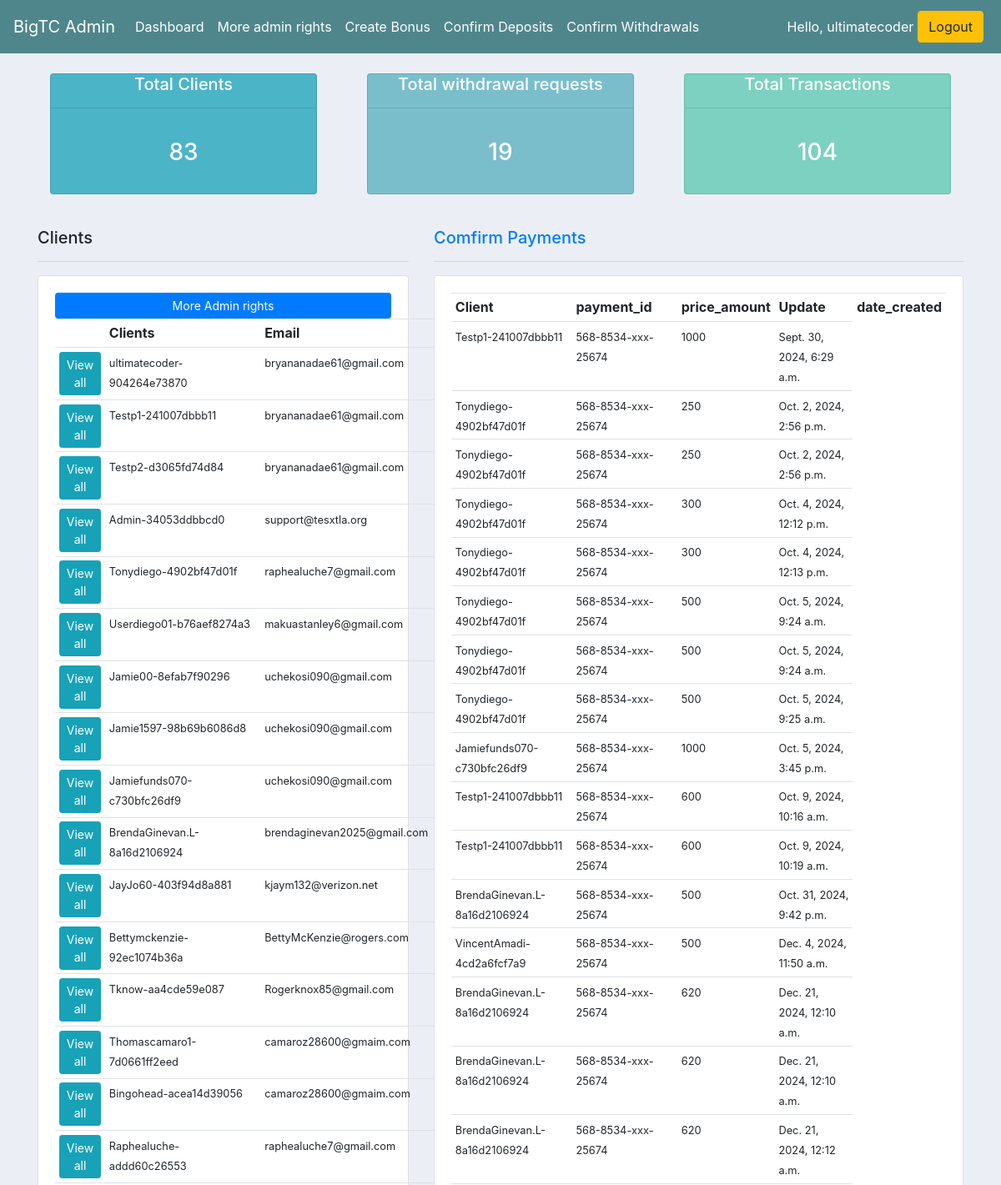
Page /admindashboard/ (signed in, upper part) on the committed database.
### astralprojapp/models.py (models this page shows, shortened)
class Client(models.Model):
	user= models.OneToOneField(User, on_delete= models.CASCADE)
	bio= models.TextField(blank= True)
	first_name= models.CharField(max_length=64, default='update your account', null=True, blank=True)
	middle_name= models.CharField(max_length=64, default='update your account', null=True, blank=True)
	last_name= models.CharField(max_length=64, default='update your account', null=True, blank=True)
	country= models.CharField(max_length=64, default='update your account', null=True, blank=True)
	email_address= models.CharField(max_length=64, default='update your account', null=True, blank=True)
	code= models.CharField(max_length=12, blank=True)
	recommended_by= models.ForeignKey(User, on_delete=models.CASCADE, blank=True, null=True, related_name='ref_by')
	updated= models.DateTimeField(auto_now= True)
	created= models.DateTimeField(auto_now_add= True)
	deposit= models.FloatField(default=0, null=True)
	balance= models.FloatField(default=0,null=True)
	withdrawal= models.FloatField(default=0,null=True)
	profit= models.FloatField(default=0,null=True)
	roi= models.FloatField(default=0.015, null=True)
	investment_plan_name= models.CharField(default='Not Found', max_length=20, null=True, blank=True)
	contract_duration= models.FloatField(default=180, null=True, blank=True)
	running_days= models.IntegerField(default=0, null=True)
	phone= models.CharField(max_length=64, default='update your account', null=True, blank=True)
	residential_address= models.CharField(max_length=64, default='update your account', null=True, blank=True)
	badge= models.CharField(max_length=20, choices=[
		('Beginner', 'Beginner'),
		('New Investor', 'New Investor'),
		('Active Investor', 'Active Investor'),
		('Top Investor', 'Top Investor'),
		], default='Beginner')
	profile_pic= models.ImageField(null=True, blank=True)
	def __str__(self):
		return f'{self.user.username}-{self.code}'

class Payment_id(models.Model):
	client= models.ForeignKey(Client, null=True, blank=True, on_delete=models.SET_NULL)
	payment_id= models.CharField(max_length=200, null=True)
	price_amount= models.CharField(max_length=200, null=True)
	investment_plan= models.FloatField(default=0.0052, null=True)
	investment_plan_name= models.CharField(default='MISSED-INFO', max_length=20, null=True, blank=True)
	contract_duration= models.FloatField(default=180, null=True, blank=True)
	date_created= models.DateTimeField(auto_now_add=True, null=True)

### astralprojapp/views.py (the view)
# urls.py: path('admindashboard/', views.admindashboard, name="admindashboard"),
@login_required(login_url='signin')
@staff_member_required
def admindashboard(request):
	clients= Client.objects.all()
	withdrawal_requests= Withdrawal_request.objects.all()
	transactions= Transaction.objects.all()
	clients_total= clients.count()
	withdrawal_requests_total= withdrawal_requests.count()
	transactions_total= transactions.count()
	payment= Payment_id.objects.all()
	context={'clients_total':clients_total, 'withdrawal_requests_total':withdrawal_requests_total, 'transactions_total':transactions_total,
	"clients":clients, 'payment':payment  }
	return render(request, 'astralprojapp/adminpage.html', context)

### astralprojapp/templates/astralprojapp/adminpage.html (shortened to what this page needs)
<!DOCTYPE html>
<html>
<head>
	{% load static %}
	<link rel="stylesheet" href="https://stackpath.bootstrapcdn.com/bootstrap/4.4.1/css/bootstrap.min.css">
	<link rel="stylesheet" type="text/css" href="{% static 'zeal_nation/css/main.css' %}">
</head>
<body>
<nav class="navbar navbar-expand-lg navbar-dark bg-dark">
  <a class="navbar-brand" href="{% url 'home' %}">BigTC Admin</a>
  <div class="collapse navbar-collapse" id="navbarSupportedContent">
    <ul class="navbar-nav mr-auto">
      {% if request.user.is_staff %}
      <li class="nav-item active">
        <a class="nav-link" href="{% url 'admindashboard' %}">Dashboard <span class="sr-only">(current)</span></a>
      </li>
      <li class="nav-item active">
        <a class="nav-link" href="https://www.tesxtla.org/admin">More admin rights</a>
      </li>
      <li class="nav-item active">
        <a class="nav-link" href="{% url 'create_bonus' %}">Create Bonus</a>
      </li>
      <li class="nav-item active">
        <a class="nav-link" href="{% url 'confirm_deposit' %}">Confirm Deposits </a>
      </li>
      <li class="nav-item active">
        <a class="nav-link" href="{% url 'confirm_withdrawal' %}">Confirm Withdrawals</a>
      </li>
      {% else %}
      <li class="nav-item active">
        <a class="nav-link" href="{% url 'account_settings' %}">Settings </a>
      </li>
      {% endif %}
    </ul>
    <div class="form-inline my-2 my-lg-0">
      {% if request.user.is_authenticated %}
          <span style="color:#fff;">Hello, {{request.user}}</span>
          <a href="{% url 'logout' %}" class="btn btn-warning" style="margin: 5px;">Logout</a>
      {% else %}
          <a href="{% url 'register' %}" class="btn btn-success" style="margin: 5px;">Sign up!</a>
          <a href="{% url 'signin' %}"class="btn btn-warning">Login!</a>
      {% endif %}
    </div>
  </div>
</nav>
<div class="container">
<br>
<div class="row">
	<div class="col">
		<div class="col-md">
			<div class="card text-center text-white mb-3 " id="total-orders">
				<div class="card-headers" id="headers">
					<h5 class="card-title">Total Clients</h5>
					<hr>
				</div>
				<div class="card-body">
					<h3 class="card-title">{{clients_total}}</h3>
				</div>
			</div>
	   </div>
	</div>
	<div class="col">
		<div class="col-md">
			<div class="card text-center text-white mb-3 " id="orders-delivered">
				<div class="card-headers">
					<h5 class="card-title">Total withdrawal requests</h5>
					<hr>
				</div>
				<div class="card-body">
					<h3 class="card-title">{{withdrawal_requests_total}}</h3>
				</div>
			</div>
	   </div>
	</div>
	<div class="col">
		<div class="col-md">
			<div class="card text-center text-white mb-3 " id="orders-pending">
				<div class="card-headers">
					<h5 class="card-title">Total Transactions</h5>
					<hr>
				</div>
				<div class="card-body">
					<h3 class="card-title">{{transactions_total}}</h3>
				</div>
			</div>
	   </div>
	</div>
</div>
<br>
<div class="row">
	<div class="col-md-5">
		<h5>Clients</h5>
		<hr>
		<div class="card card-body">
			<a class="btn btn-primary btn-sm btn-block" href="https://www.tesxtla.org/admin">More Admin rights</a>
			<table class="table table-sm">
				<tr>
					<th></th>
					<th>Clients</th>
					<th>Email</th>
				</tr>
				 {% for client in clients %}
				<tr>
					<td><a class="btn btn-sm btn-info" href="">View all</a></td>
					<td><small>{{client}}</small></td>
					<td><small>{{client.email_address}}</small></td>
				</tr>
				{% endfor %}
			</table>
		</div>
	</div>
	<div class="col-md-7">
		<h5><a href="https://www.tesxtla.org/confirm_deposit/">Comfirm Payments</a></h5>
		<hr>
		<div class="card card-body">
			<table class="table table-sm">
				<tr>
					<th>Client</th>
					<th>payment_id</th>
					<th>price_amount</th>
					<th>Update</th>
					<th>date_created</th>
				</tr>
			  {% for i in payment %}
				<tr>
					<td><small>{{i.client}}</small></td>
					<td><small>{{i.payment_id}}</small></td>
					<td><small>{{i.price_amount}}</small></td>
					<td><small>{{i.date_created}}</small></td>
				</tr>
				{% endfor %}
			</table>
		</div>
	</div>
</div>
</div>
</body>
</html>

### static/zeal_nation/css/main.css (style rules this page uses)
.bg-dark { background-color: #4f868c!important; }
body { background-color: #ebeff5; }
#total-orders { background-color: #4cb4c7; }
#orders-delivered { background-color: #7abecc; }
#orders-pending { background-color: #7CD1C0; }

### rows in the picture
Client: user+code "ultimatecoder-904264e73870", email_address "bryananadae61@gmail.com"
Client: user+code "Testp1-241007dbbb11", email_address "bryananadae61@gmail.com"
Client: user+code "Testp2-d3065fd74d84", email_address "bryananadae61@gmail.com"
Client: user+code "Admin-34053ddbbcd0", email_address "support@tesxtla.org"
Client: user+code "Tonydiego-4902bf47d01f", email_address "raphealuche7@gmail.com"
Client: user+code "Userdiego01-b76aef8274a3", email_address "makuastanley6@gmail.com"
Client: user+code "Jamie00-8efab7f90296", email_address "uchekosi090@gmail.com"
Client: user+code "Jamie1597-98b69b6086d8", email_address "uchekosi090@gmail.com"
Client: user+code "Jamiefunds070-c730bfc26df9", email_address "uchekosi090@gmail.com"
Client: user+code "BrendaGinevan.L-8a16d2106924", email_address "brendaginevan2025@gmail.com"
Client: user+code "JayJo60-403f94d8a881", email_address "kjaym132@verizon.net"
Client: user+code "Bettymckenzie-92ec1074b36a", email_address "BettyMcKenzie@rogers.com"
Client: user+code "Tknow-aa4cde59e087", email_address "Rogerknox85@gmail.com"
Client: user+code "Thomascamaro1-7d0661ff2eed", email_address "camaroz28600@gmaim.com"
Client: user+code "Bingohead-acea14d39056", email_address "camaroz28600@gmaim.com"
Client: user+code "Raphealuche-addd60c26553", email_address "raphealuche7@gmail.com"
Payment_id: client "Testp1-241007dbbb11", payment_id "568-8534-xxx-25674", price_amount "1000", date_created "Sept. 30, 2024, 6:29 a.m."
Payment_id: client "Tonydiego-4902bf47d01f", payment_id "568-8534-xxx-25674", price_amount "250", date_created "Oct. 2, 2024, 2:56 p.m."
Payment_id: client "Tonydiego-4902bf47d01f", payment_id "568-8534-xxx-25674", price_amount "250", date_created "Oct. 2, 2024, 2:56 p.m."
Payment_id: client "Tonydiego-4902bf47d01f", payment_id "568-8534-xxx-25674", price_amount "300", date_created "Oct. 4, 2024, 12:12 p.m."
Payment_id: client "Tonydiego-4902bf47d01f", payment_id "568-8534-xxx-25674", price_amount "300", date_created "Oct. 4, 2024, 12:13 p.m."
Payment_id: client "Tonydiego-4902bf47d01f", payment_id "568-8534-xxx-25674", price_amount "500", date_created "Oct. 5, 2024, 9:24 a.m."
Payment_id: client "Tonydiego-4902bf47d01f", payment_id "568-8534-xxx-25674", price_amount "500", date_created "Oct. 5, 2024, 9:24 a.m."
Payment_id: client "Tonydiego-4902bf47d01f", payment_id "568-8534-xxx-25674", price_amount "500", date_created "Oct. 5, 2024, 9:25 a.m."
Payment_id: client "Jamiefunds070-c730bfc26df9", payment_id "568-8534-xxx-25674", price_amount "1000", date_created "Oct. 5, 2024, 3:45 p.m."
Payment_id: client "Testp1-241007dbbb11", payment_id "568-8534-xxx-25674", price_amount "600", date_created "Oct. 9, 2024, 10:16 a.m."
Payment_id: client "Testp1-241007dbbb11", payment_id "568-8534-xxx-25674", price_amount "600", date_created "Oct. 9, 2024, 10:19 a.m."
Payment_id: client "BrendaGinevan.L-8a16d2106924", payment_id "568-8534-xxx-25674", price_amount "500", date_created "Oct. 31, 2024, 9:42 p.m."
Payment_id: client "VincentAmadi-4cd2a6fcf7a9", payment_id "568-8534-xxx-25674", price_amount "500", date_created "Dec. 4, 2024, 11:50 a.m."
Payment_id: client "BrendaGinevan.L-8a16d2106924", payment_id "568-8534-xxx-25674", price_amount "620", date_created "Dec. 21, 2024, 12:10 a.m."
Payment_id: client "BrendaGinevan.L-8a16d2106924", payment_id "568-8534-xxx-25674", price_amount "620", date_created "Dec. 21, 2024, 12:10 a.m."
Payment_id: client "BrendaGinevan.L-8a16d2106924", payment_id "568-8534-xxx-25674", price_amount "620", date_created "Dec. 21, 2024, 12:12 a.m."

### other values in the picture
{{ request.user }} "ultimatecoder"
{{ clients_total }} "83"
{{ withdrawal_requests_total }} "19"
{{ transactions_total }} "104"
